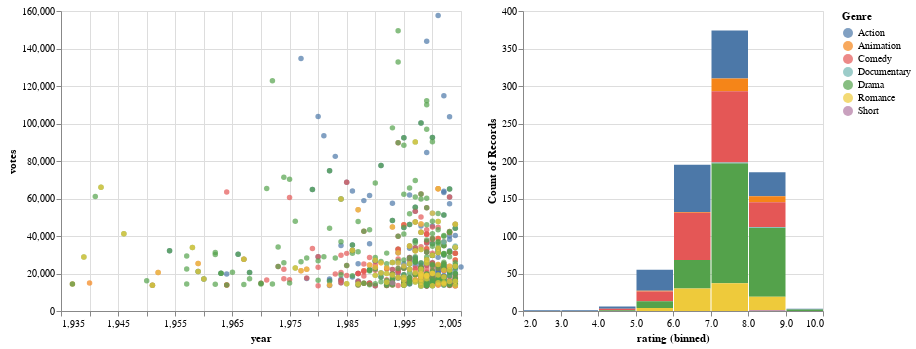

Write notebook code for a chart like this one.
### Code cell
# -----------------------
    # Plot the data
# -----------------------

interval = alt.selection_interval()

scatter = alt.Chart(data2).mark_circle().encode(
      alt.X('year', scale = alt.Scale(zero = False))
    , y = 'votes'
    , color = alt.condition(interval, 'Genre', alt.value('lightgray'))
    ).properties(
      selection=interval
    )
hist = alt.Chart(data2).mark_bar().encode(
  alt.X('rating', bin=True)
  , y = 'count()'
  , color = 'Genre'
).properties(
  width = 300,
  height = 300
).transform_filter(
  interval
)

scatter | hist

### Figure 1 — Vega-Lite specification as saved in the notebook (floating-point values rounded to 4 significant figures; data arrays with more than 128 entries replaced by an {"elided": "..."} marker saying what was removed)
{"config": {"view": {"continuousWidth": 400, "continuousHeight": 300}}, "hconcat": [{"mark": "circle", "encoding": {"color": {"condition": {"type": "nominal", "field": "Genre", "selection": "selector001"}, "value": "lightgray"}, "x": {"type": "quantitative", "field": "year", "scale": {"zero": false}}, "y": {"type": "quantitative", "field": "votes"}}, "selection": {"selector001": {"type": "interval"}}}, {"mark": "bar", "encoding": {"color": {"type": "nominal", "field": "Genre"}, "x": {"type": "quantitative", "bin": true, "field": "rating"}, "y": {"type": "quantitative", "aggregate": "count"}}, "height": 300, "transform": [{"filter": {"selection": "selector001"}}], "width": 300}], "data": {"name": "data-25bea329b2ffdd2e48338bbce3ee960c"}, "$schema": "https://vega.github.io/schema/vega-lite/v4.8.1.json", "datasets": {"data-25bea329b2ffdd2e48338bbce3ee960c": {"elided": "820 records"}}}
